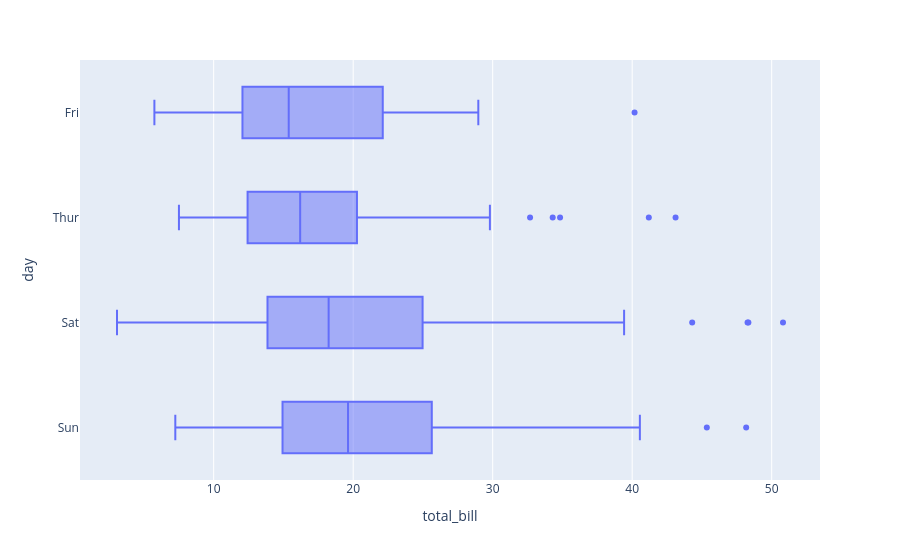

The notebook cell saved with this chart:
### Code cell
fig = px.box(tips, x='total_bill',y='day')
fig.show()

### Figure 1 — Plotly figure (JSON) as saved in the notebook; plotly's stock layout.template omitted (floating-point values rounded to 4 significant figures; data arrays with more than 128 entries replaced by an {"elided": "..."} marker saying what was removed)
{"data": [{"alignmentgroup": "True", "hovertemplate": "total_bill=%{x}<br>day=%{y}<extra></extra>", "legendgroup": "", "marker": {"color": "#636efa"}, "name": "", "notched": false, "offsetgroup": "", "orientation": "h", "showlegend": false, "type": "box", "x": {"elided": "244 float values"}, "x0": " ", "xaxis": "x", "y": {"elided": "244 str values"}, "y0": " ", "yaxis": "y"}], "layout": {"boxmode": "group", "legend": {"tracegroupgap": 0}, "margin": {"t": 60}, "xaxis": {"anchor": "y", "domain": [0, 1], "title": {"text": "total_bill"}}, "yaxis": {"anchor": "x", "domain": [0, 1], "title": {"text": "day"}}}}
